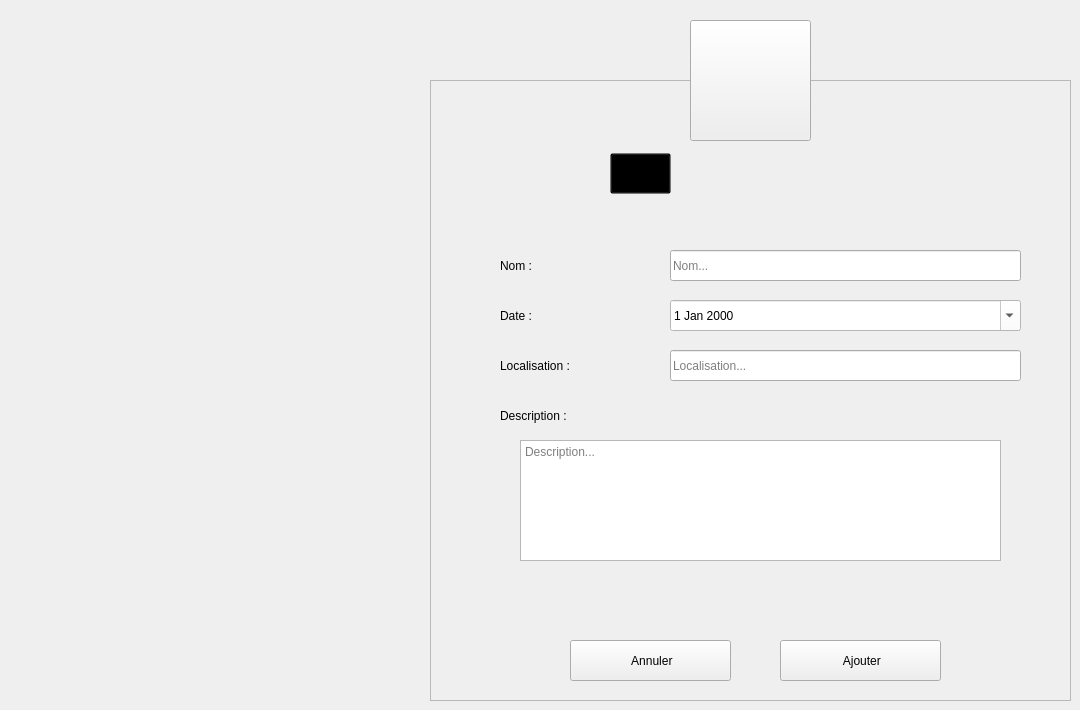
    <widget class="QWidget" name="Ajouter_missions">
     <widget class="QFrame" name="box_2">
      <property name="geometry">
       <rect>
        <x>430</x>
        <y>80</y>
        <width>641</width>
        <height>621</height>
       </rect>
      </property>
      <property name="styleSheet">
       <string notr="true"/>
      </property>
      <property name="frameShape">
       <enum>QFrame::StyledPanel</enum>
      </property>
      <property name="frameShadow">
       <enum>QFrame::Raised</enum>
      </property>
      <widget class="QLabel" name="L_AjouterAffaire_4">
       <property name="geometry">
        <rect>
         <x>230</x>
         <y>70</y>
         <width>281</width>
         <height>41</height>
        </rect>
       </property>
       <property name="font">
        <font>
         <family>century gothic</family>
         <pointsize>-1</pointsize>
         <weight>75</weight>
         <bold>true</bold>
        </font>
       </property>
       <property name="styleSheet">
        <string notr="true">background: transparent;</string>
       </property>
       <property name="text">
        <string>Ajouter une mission</string>
       </property>
      </widget>
      <widget class="QLabel" name="L_ANomMission_2">
       <property name="geometry">
        <rect>
         <x>70</x>
         <y>170</y>
         <width>121</width>
         <height>31</height>
        </rect>
       </property>
       <property name="styleSheet">
        <string notr="true">background: transparent;</string>
       </property>
       <property name="text">
        <string>Nom :</string>
       </property>
      </widget>
      <widget class="QLabel" name="L_ADateMission_2">
       <property name="geometry">
        <rect>
         <x>70</x>
         <y>220</y>
         <width>121</width>
         <height>31</height>
        </rect>
       </property>
       <property name="styleSheet">
        <string notr="true">background: transparent;</string>
       </property>
       <property name="text">
        <string>Date :</string>
       </property>
      </widget>
      <widget class="QLabel" name="L_ALocalMission_2">
       <property name="geometry">
        <rect>
         <x>70</x>
         <y>270</y>
         <width>151</width>
         <height>31</height>
        </rect>
       </property>
       <property name="styleSheet">
        <string notr="true">background: transparent;</string>
       </property>
       <property name="text">
        <string>Localisation :</string>
       </property>
      </widget>
      <widget class="QLineEdit" name="LE_ANomMission_2">
       <property name="geometry">
        <rect>
         <x>240</x>
         <y>170</y>
         <width>351</width>
         <height>31</height>
        </rect>
       </property>
       <property name="placeholderText">
        <string>Nom...</string>
       </property>
      </widget>
      <widget class="QLineEdit" name="LE_ALocalMission_2">
       <property name="geometry">
        <rect>
         <x>240</x>
         <y>270</y>
         <width>351</width>
         <height>31</height>
        </rect>
       </property>
       <property name="placeholderText">
        <string>Localisation...</string>
       </property>
      </widget>
      <widget class="QPushButton" name="B_AConfirmerMission_2">
       <property name="geometry">
        <rect>
         <x>350</x>
         <y>560</y>
         <width>161</width>
         <height>41</height>
        </rect>
       </property>
       <property name="styleSheet">
        <string notr="true"/>
       </property>
       <property name="text">
        <string> Ajouter</string>
       </property>
       <property name="icon">
        <iconset>
         <normaloff>:/resources/images/add.png</normaloff>:/resources/images/add.png</iconset>
       </property>
       <property name="iconSize">
        <size>
         <width>20</width>
         <height>20</height>
        </size>
       </property>
      </widget>
      <widget class="QPushButton" name="B_AAnnulerMission_2">
       <property name="geometry">
        <rect>
         <x>140</x>
         <y>560</y>
         <width>161</width>
         <height>41</height>
        </rect>
       </property>
       <property name="text">
        <string> Annuler</string>
       </property>
       <property name="icon">
        <iconset>
         <normaloff>:/resources/images/close.png</normaloff>:/resources/images/close.png</iconset>
       </property>
       <property name="iconSize">
        <size>
         <width>16</width>
         <height>16</height>
        </size>
       </property>
      </widget>
      <widget class="QToolButton" name="toolButton_52">
       <property name="geometry">
        <rect>
         <x>180</x>
         <y>73</y>
         <width>61</width>
         <height>41</height>
        </rect>
       </property>
       <property name="styleSheet">
        <string notr="true">background: transparent;</string>
       </property>
       <property name="text">
        <string/>
       </property>
       <property name="icon">
        <iconset>
         <normaloff>:/Recources/Images/add-property.png</normaloff>:/Recources/Images/add-property.png</iconset>
       </property>
       <property name="iconSize">
        <size>
         <width>30</width>
         <height>30</height>
        </size>
       </property>
      </widget>
      <widget class="QLabel" name="L_ADescMission_2">
       <property name="geometry">
        <rect>
         <x>70</x>
         <y>320</y>
         <width>151</width>
         <height>31</height>
        </rect>
       </property>
       <property name="styleSheet">
        <string notr="true">background: transparent;</string>
       </property>
       <property name="text">
        <string>Description :</string>
       </property>
      </widget>
      <widget class="QTextEdit" name="TE_ADescMission_2">
       <property name="geometry">
        <rect>
         <x>90</x>
         <y>360</y>
         <width>481</width>
         <height>121</height>
        </rect>
       </property>
       <property name="styleSheet">
        <string notr="true"/>
       </property>
       <property name="placeholderText">
        <string>Description...</string>
       </property>
      </widget>
      <widget class="QDateEdit" name="dateEdit_3">
       <property name="geometry">
        <rect>
         <x>240</x>
         <y>220</y>
         <width>351</width>
         <height>31</height>
        </rect>
       </property>
       <property name="styleSheet">
        <string notr="true">background: white;</string>
       </property>
       <property name="calendarPopup">
        <bool>true</bool>
       </property>
      </widget>
     </widget>
     <widget class="QToolButton" name="toolButton_53">
      <property name="geometry">
       <rect>
        <x>690</x>
        <y>20</y>
        <width>121</width>
        <height>121</height>
       </rect>
      </property>
      <property name="styleSheet">
       <string notr="true"/>
      </property>
      <property name="text">
       <string/>
      </property>
      <property name="icon">
       <iconset>
        <normaloff>:/resources/images/objectif.png</normaloff>:/resources/images/objectif.png</iconset>
      </property>
      <property name="iconSize">
       <size>
        <width>64</width>
        <height>64</height>
       </size>
      </property>
     </widget>
    </widget>
